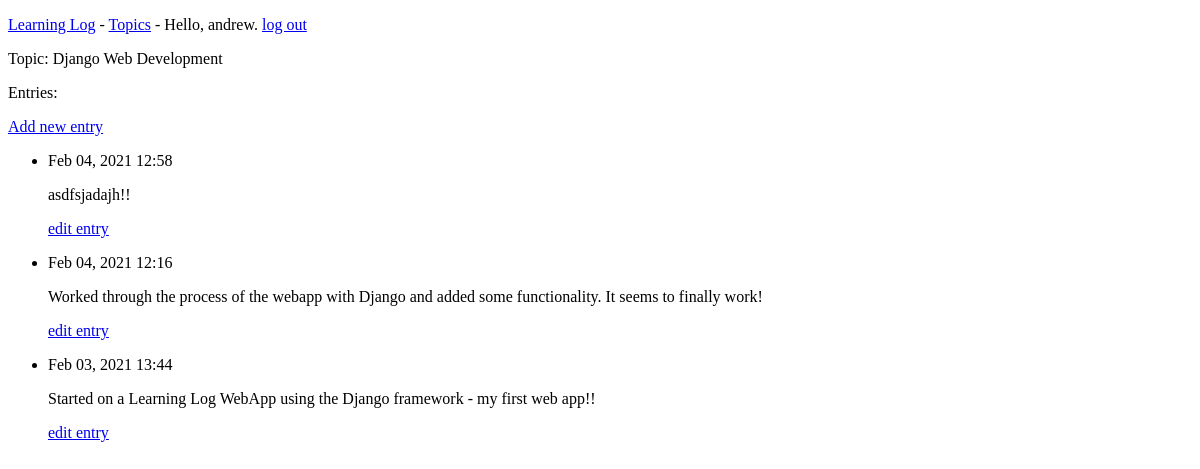
Page /topics/2/ (signed in) on the earlier database version.
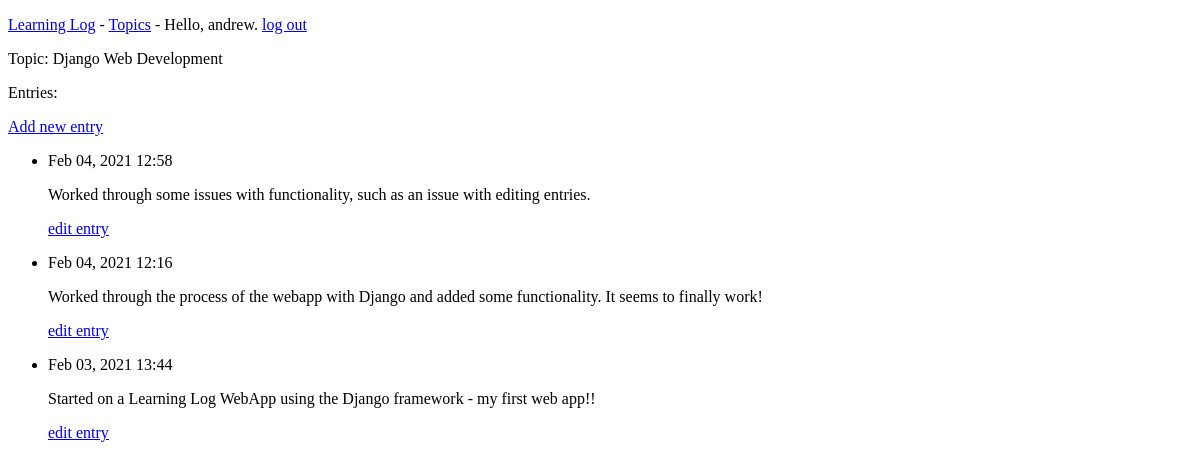
Same page on the later database version.
### learning_logs/models.py (models this page shows, shortened)
class Entry(models.Model):
    topic = models.ForeignKey(Topic, on_delete=models.CASCADE)
    text = models.TextField()
    date_added = models.DateTimeField(auto_now_add=True)
    class Meta:
        verbose_name_plural = 'entries'

### learning_logs/views.py (the view)
# urls.py: path('topics/<int:topic_id>/', views.topic, name='topic'),
@login_required
def topic(request, topic_id):
    topic = Topic.objects.get(id=topic_id)
    entries = topic.entry_set.order_by('-date_added')
    context = {'topic': topic, 'entries': entries}
    return render(request, 'learning_logs/topic.html', context)

### learning_logs/models.py (called while the page is built)
    def __str__(self):
        return self.text

### learning_logs/templates/learning_logs/topic.html (shortened to what this page needs)
<!DOCTYPE html>
<html lang="en">
<head>
</head>
<body>
{% extends "learning_logs/base.html" %}
{% block content %}
    <p>Topic: {{ topic }}</p>
     <p>Entries:</p>
     <p>
         <a href="{% url 'learning_logs:new_entry' topic.id %}">Add new entry</a>
    </p>
<ul>
  {% for entry in entries %}
    <li>
        <p>{{  entry.date_added|date:'M d, Y H:i'  }}</p>
        <p>{{  entry.text|linebreaks  }}</p>
        <p><a href="{% url 'learning_logs:edit_entry' entry.id %}">
              edit entry</a>
        </p>
        </li>
  {% empty %}
    <li>There are no entries for this topic yet.</li>
  {% endfor %}
</ul>
{% endblock content %}

Differences in the rows shown:
changed Entry: text "asdfsjadajh!!" → "Worked through some issues with functionality, such as an issue with editing entries."
